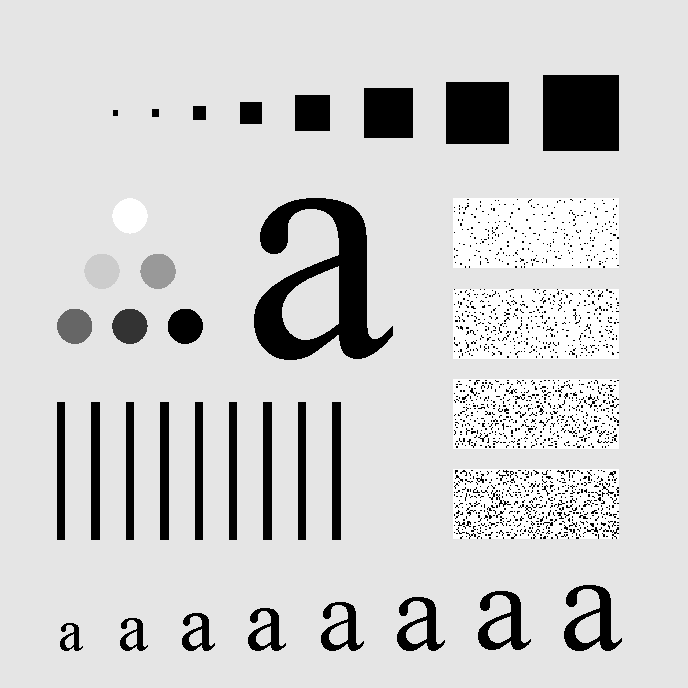
#> input picture ImageProcessing_ComputerVision/ImageProcessing/2.1.tif, 688 x 688 px
$ python '_20180328_12_ Revolving_and_Registration.py'
#> lines starting #> are read from the running program, lines starting #| are printed output that depends on the picture
# -*- coding: UTF-8 -*-

from PIL import Image

# 读取图像
im = Image.open("2.1.tif")
#> im is the input picture: PIL image 688x688 L; min 0, max 255, mean 207.3
#im.show()

# 指定逆时针旋转的角度
im_rotate = im.rotate(45)
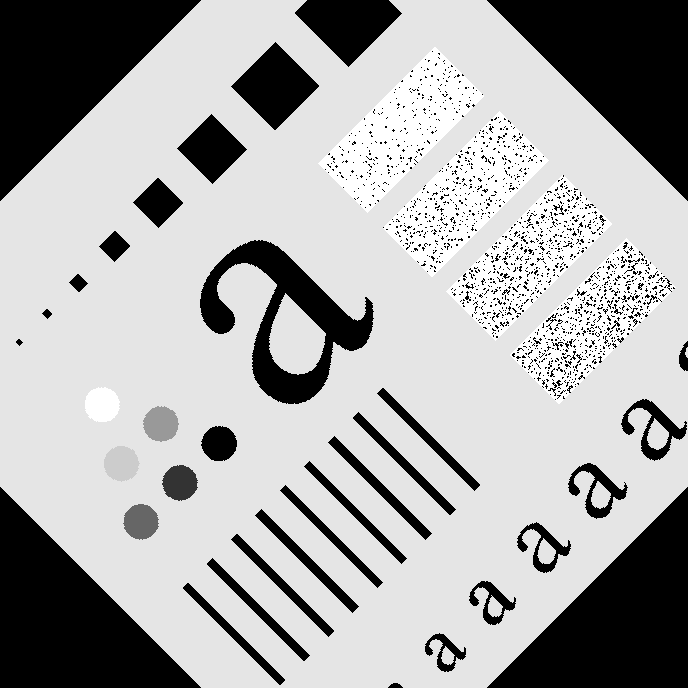
#> im_rotate: PIL image 688x688 L; min 0, max 255, mean 169.8
#im_rotate.show()

$ run again, with ImageProcessing_ComputerVision/ImageProcessing/1.1.tif copied over ImageProcessing_ComputerVision/ImageProcessing/2.1.tif
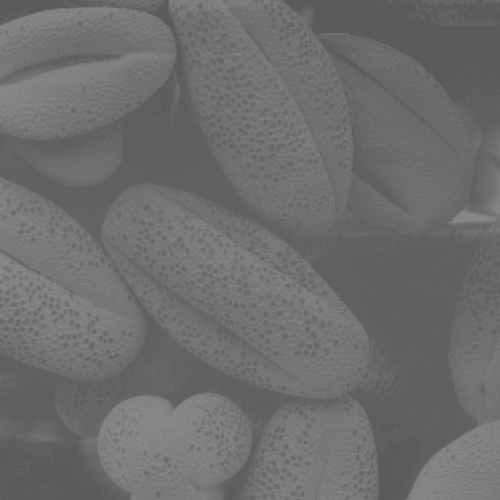
#> input picture ImageProcessing_ComputerVision/ImageProcessing/1.1.tif, 500 x 500 px
#> im is the input picture: PIL image 500x500 L; min 91, max 138, mean 109.1
#> `im_rotate = im.rotate(45)`:
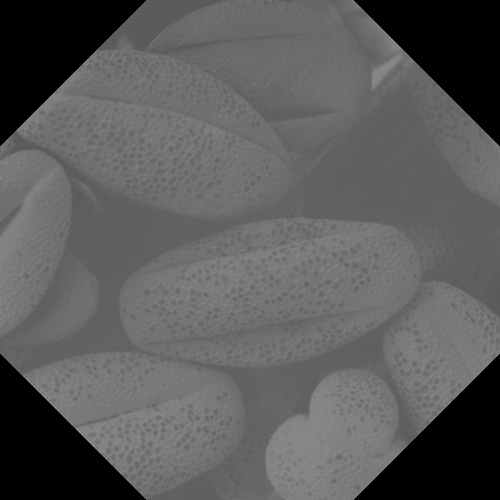
#> im_rotate: PIL image 500x500 L; min 0, max 138, mean 91

$ run again, with ImageProcessing_ComputerVision/ImageProcessing/1.2.png saved as ImageProcessing_ComputerVision/ImageProcessing/2.1.tif
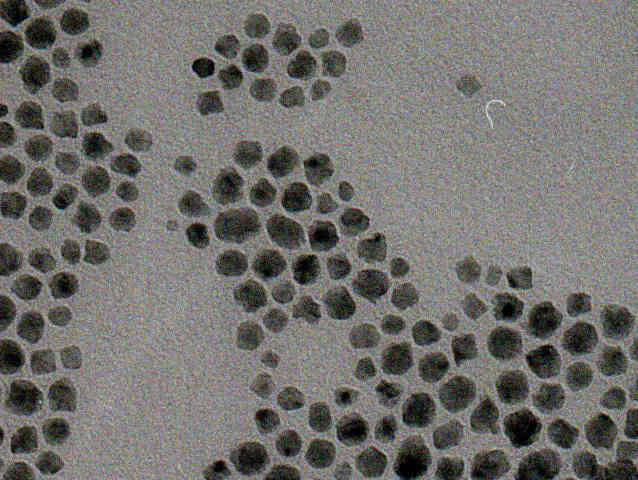
#> input picture ImageProcessing_ComputerVision/ImageProcessing/1.2.png, 638 x 480 px
#> im is the input picture: PIL image 638x480 RGB; mean R, G, B 114.8, 113, 110.1
#> `im_rotate = im.rotate(45)`:
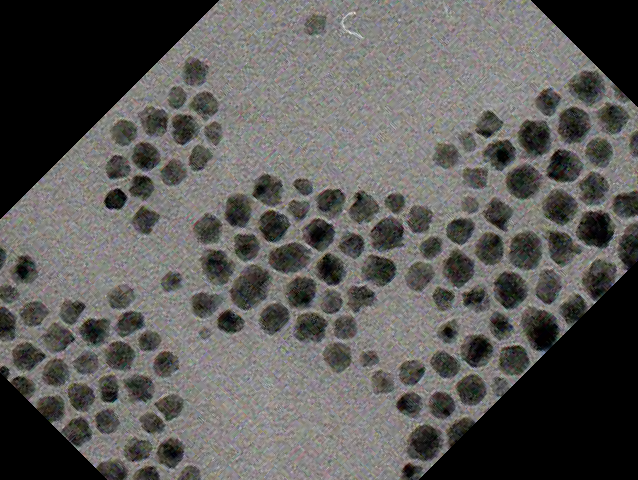
#> im_rotate: PIL image 638x480 RGB; mean R, G, B 92, 90.6, 88.2
